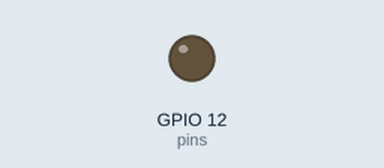
Recording of a program running on a simulated Raspberry Pi (BCM pin numbers). Parts: output pins drawn as LEDs (lit = HIGH).

Above: at 0.05 s.
At 0.95 s:
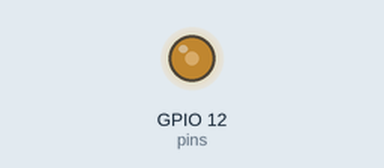
At 1.9 s:
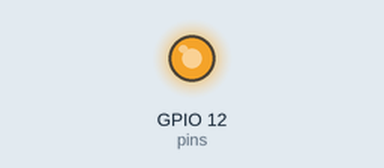
At 3.8 s:
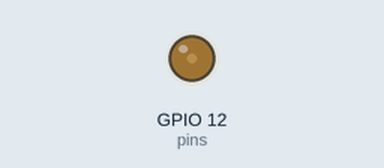
Timing chart, 0 to 5.5 s (numbered marks = the images above):
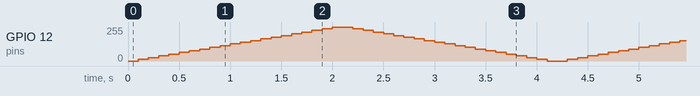

The program:

___.py
```python
import RPi.GPIO as gpio
import time
gpio.setwarnings(False)
gpio.setmode(gpio.BCM)
pins = 12
gpio.setup(pins,gpio.OUT)

p = gpio.PWM(pins,100)
# 创建PWM实例,“1”代表频率，含义是1秒开关1次,单位Hz

p.start(0)
# 启动PWM，“0”代表占空比（DutyCycle）
# 范围 0.0 <= DutyCycle <= 100.0

try:
    while True:
        for i in range(0,101,5):
            p.ChangeDutyCycle(i)
            # 改变占空比
            time.sleep(0.1)
        for i in range(100,-1,-5):
            p.ChangeDutyCycle(i)
            # 改变占空比
            time.sleep(0.1)

finally:
    p.stop()
    # 停止PWM
    gpio.cleanup()
```
